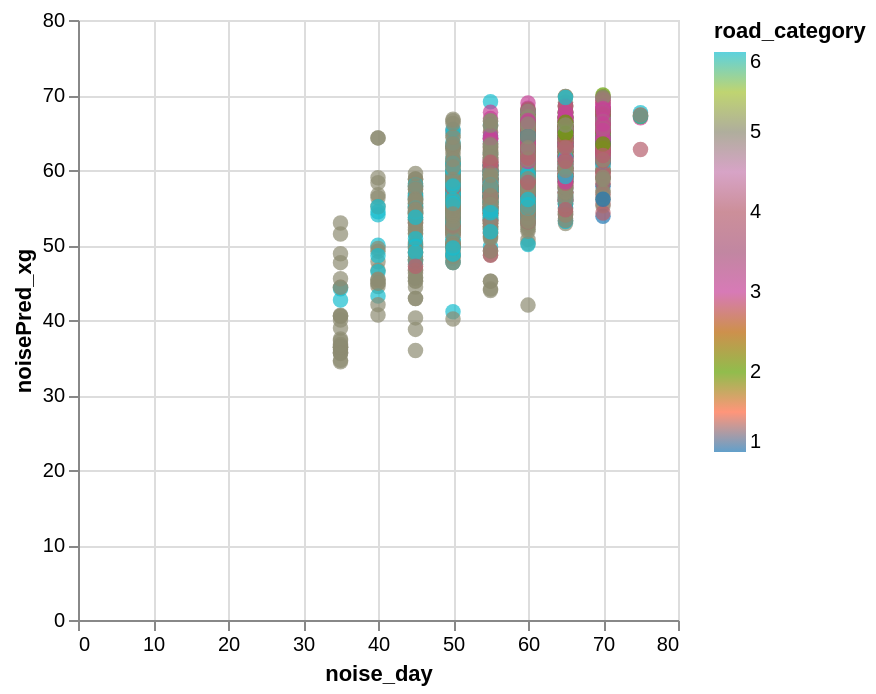

Notebook code for this chart:
### Code cell
data_test['noisePred_xg'] = y_pred

alt.Chart(data_test).mark_circle(size=60).encode(
    x='noise_day',
    y='noisePred_xg',
    color=alt.Color('road_category', scale=alt.Scale(scheme='category10')),
    tooltip=['dist_to_main','signals']
).interactive()

### Figure 1 — Vega-Lite specification as saved in the notebook (floating-point values rounded to 4 significant figures; data arrays with more than 128 entries replaced by an {"elided": "..."} marker saying what was removed)
{"config": {"view": {"continuousWidth": 300, "continuousHeight": 300}}, "data": {"name": "data-282883258257a253cd203d5ef3b3869d"}, "mark": {"type": "circle", "size": 60}, "encoding": {"color": {"field": "road_category", "scale": {"scheme": "category10"}, "type": "quantitative"}, "tooltip": [{"field": "dist_to_main", "type": "quantitative"}, {"field": "signals", "type": "quantitative"}], "x": {"field": "noise_day", "type": "quantitative"}, "y": {"field": "noisePred_xg", "type": "quantitative"}}, "params": [{"name": "param_1e9efca18e7a2868", "select": {"type": "interval", "encodings": ["x", "y"]}, "bind": "scales"}], "$schema": "https://vega.github.io/schema/vega-lite/v6.4.1.json", "datasets": {"data-282883258257a253cd203d5ef3b3869d": {"elided": "2334 records"}}}
